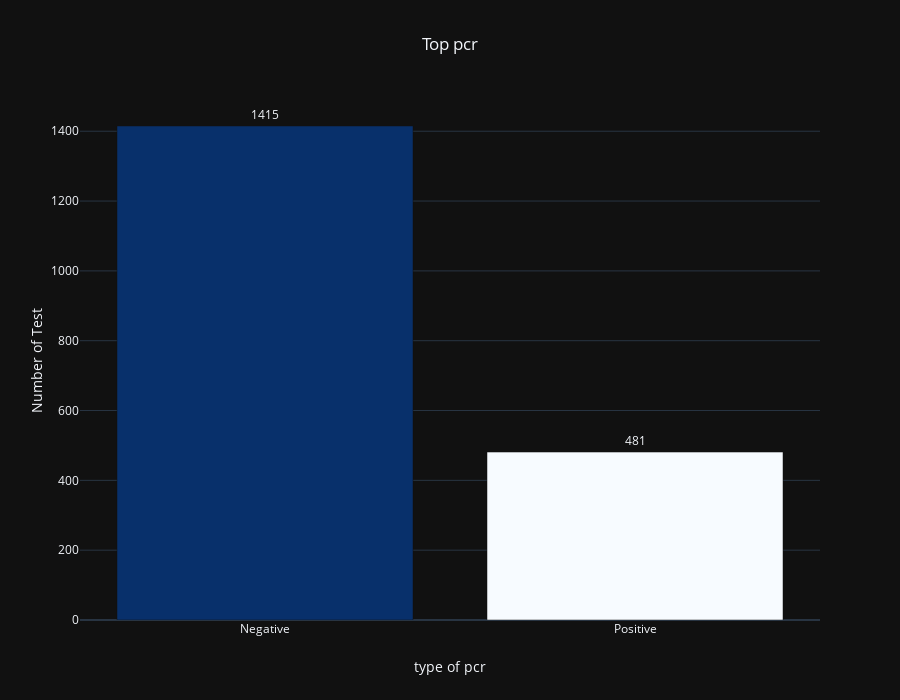

Notebook code for this chart:
### Code cell
all_pcr_count=data_comb['pcr'].value_counts().to_frame().reset_index().rename(columns={'index':'PCR','pcr':'count'})

import plotly.graph_objects as go
fig = go.Figure(go.Bar(
    x=all_pcr_count['PCR'][:10],y=all_pcr_count['count'][:10],
    marker={'color': all_pcr_count['count'][:10], 
    'colorscale': 'blues'},  
    text=all_pcr_count['count'][:10],
    textposition = "outside",
))
fig.update_layout(title_text='Top pcr',xaxis_title="type of test",
                  yaxis_title="Number of Test", template="plotly_dark", height=700,title_x=0.5)
fig.show()

### Figure 1 — Plotly figure (JSON) as saved in the notebook; plotly's stock layout.template omitted (floating-point values rounded to 4 significant figures)
{"data": [{"marker": {"color": [1415, 481], "colorscale": [[0, "rgb(247,251,255)"], [0.125, "rgb(222,235,247)"], [0.25, "rgb(198,219,239)"], [0.375, "rgb(158,202,225)"], [0.5, "rgb(107,174,214)"], [0.625, "rgb(66,146,198)"], [0.75, "rgb(33,113,181)"], [0.875, "rgb(8,81,156)"], [1, "rgb(8,48,107)"]]}, "text": [1415, 481], "textposition": "outside", "type": "bar", "x": ["Negative", "Positive"], "y": [1415, 481]}], "layout": {"height": 700, "title": {"text": "Top pcr", "x": 0.5}, "xaxis": {"title": {"text": "type of pcr"}}, "yaxis": {"title": {"text": "Number of Test"}}}}
